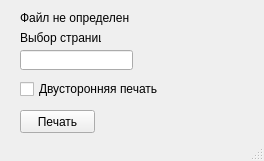
<?xml version="1.0" encoding="UTF-8"?>
<ui version="4.0">
 <class>MainWindow</class>
 <widget class="QMainWindow" name="MainWindow">
  <property name="geometry">
   <rect>
    <x>0</x>
    <y>0</y>
    <width>264</width>
    <height>161</height>
   </rect>
  </property>
  <property name="windowTitle">
   <string>MainWindow</string>
  </property>
  <widget class="QWidget" name="centralwidget">
   <widget class="QLabel" name="label">
    <property name="geometry">
     <rect>
      <x>20</x>
      <y>30</y>
      <width>81</width>
      <height>16</height>
     </rect>
    </property>
    <property name="text">
     <string>Выбор страниц</string>
    </property>
   </widget>
   <widget class="QLineEdit" name="lineEdit">
    <property name="geometry">
     <rect>
      <x>20</x>
      <y>50</y>
      <width>113</width>
      <height>20</height>
     </rect>
    </property>
   </widget>
   <widget class="QPushButton" name="pushButton">
    <property name="geometry">
     <rect>
      <x>20</x>
      <y>110</y>
      <width>75</width>
      <height>23</height>
     </rect>
    </property>
    <property name="text">
     <string>Печать</string>
    </property>
   </widget>
   <widget class="QCheckBox" name="checkBox">
    <property name="geometry">
     <rect>
      <x>20</x>
      <y>80</y>
      <width>141</width>
      <height>18</height>
     </rect>
    </property>
    <property name="text">
     <string>Двусторонняя печать</string>
    </property>
   </widget>
   <widget class="QLabel" name="label_2">
    <property name="geometry">
     <rect>
      <x>20</x>
      <y>10</y>
      <width>221</width>
      <height>16</height>
     </rect>
    </property>
    <property name="text">
     <string>Файл не определен</string>
    </property>
   </widget>
  </widget>
  <widget class="QStatusBar" name="statusbar"/>
 </widget>
 <resources/>
 <connections/>
</ui>
